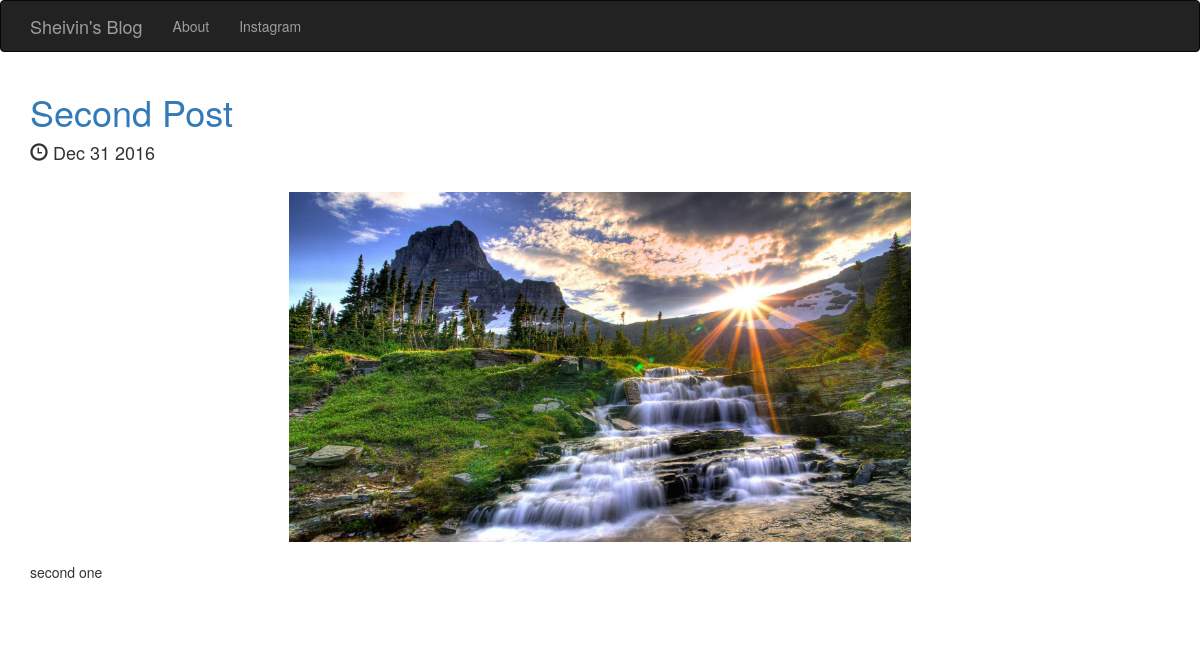
Page /posts/2/ on the committed database.
### posts/models.py (models this page shows, shortened)
class Post(models.Model):
    title = models.CharField(max_length=250)
    publishDate = models.DateTimeField()
    image = models.ImageField(upload_to='media/')
    body = models.TextField()
    def publishDateFormat(self):
        return self.publishDate.strftime('%b %e %Y')

### posts/views.py (the view)
# urls.py: url(r'^posts/(?P<postId>[0-9]+)/$', posts.views.postFull, name="postFull"),
def postFull(request, postId):
    post = get_object_or_404(Post, pk=postId)
    return render(request, 'posts/postFull.html', {'post': post})

### posts/templates/posts/postFull.html (shortened to what this page needs)
<!DOCTYPE html>
<html lang="en">
  <head>
    <link rel="stylesheet" href="https://maxcdn.bootstrapcdn.com/bootstrap/3.3.7/css/bootstrap.min.css">
  </head>
  <body>
    <nav class="navbar navbar-inverse">
      <div class="container">
        <div class="navbar-header">
          <a class="navbar-brand" href="{% url 'home' %}">Sheivin's Blog</a>
        </div>
        <div class="collapse navbar-collapse" id="mynav">
            <ul class="nav navbar-nav">
                <li><a href="{% url 'about' %}">About</a></li>
                <li><a href="https://www.instagram.com/sheivin/">Instagram</a></li>
            </ul>
        </div>
      </div>
    </nav>
    <div class="container">
        <a href="{% url 'postFull' post.id %}"><h1>{{post.title}}</h1></a>
        <h4><span class="glyphicon glyphicon-time" aria-hidden="true"></span> {{post.publishDateFormat}}</h4>
        <br />
        <img src="{{post.image.url}}" class="img-responsive center-block" style="max-height:350px;" />
        <br />
        <p>{{post.body}}</p>
        <br />
        <br />
    </div>
  </body>
</html>

### rows in the picture
Post: title "Second Post", publishDateFormat "Dec 31 2016", image (picture), body "second one"
